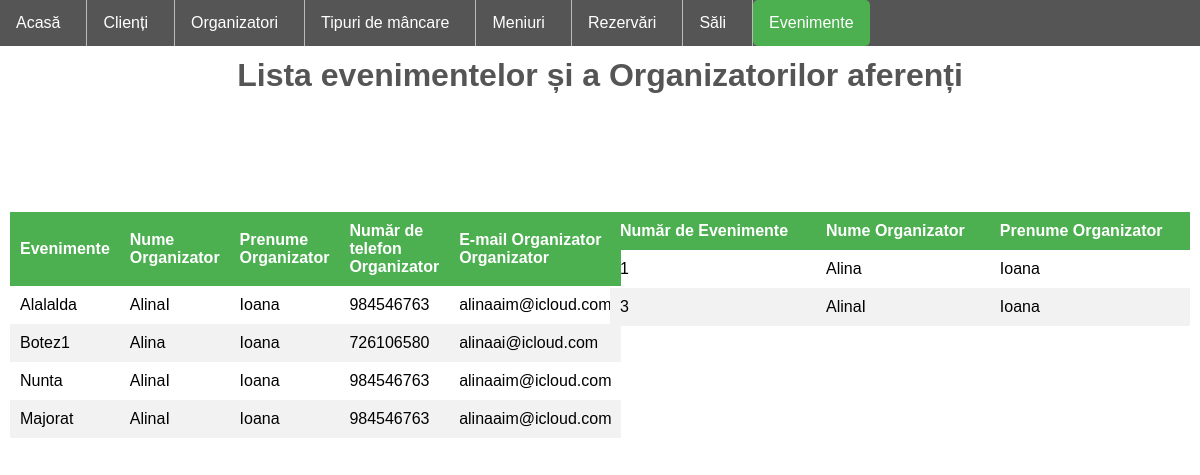
The page /PHP/join.php on the database its author committed.
### tables this page shows
CREATE TABLE `eveniment` (
  `idBallroom` int(11) NOT NULL,
  `Nume_Eveniment` varchar(255) NOT NULL,
  `idC` int(11) NOT NULL
);

CREATE TABLE `contact` (
  `idC` int(11) NOT NULL,
  `numec` varchar(255) NOT NULL,
  `prenumec` varchar(255) NOT NULL,
  `telefonc` int(11) NOT NULL,
  `emailc` varchar(255) NOT NULL
);

### PHP/join.php (the view, shortened to what this page needs)
<?php
	$conn = new mysqli('localhost', 'root', '', 'ballroom');
?>
<!DOCTYPE html>
<html>
<head>
	<link rel="stylesheet" type="text/css">
</head>
<body>
	<ul class="a">
  		<li><a href="home.php">Acasă</a></li>
  		<li><a href="clienti.php">Clienți</a></li>
  		<li><a href="organizatori.php">Organizatori</a></li>
  		<li><a href="mancare.php">Tipuri de mâncare</a></li>
  		<li class="a"><a href="meniuri.php">Meniuri</a></li>
  		<li class="a"><a href="rezervari.php">Rezervări</a></li>
  		<li class="a"><a href="sali.php">Săli</a></li>
  		<li class="a"><a class ="active" href="evenimente.php">Evenimente</a></li>
	</ul>
	<br>
	<br>
	<h1>Lista evenimentelor și a Organizatorilor aferenți</h1>
	<p>
	<br><br><br>
	<div class="row">
		<div class="column">
		<table class ="table">
			<thead>
				<tr>
					<th>Evenimente</th>
					<th>Nume Organizator</th>
					<th>Prenume Organizator</th>
					<th>Număr de telefon Organizator</th>
					<th>E-mail Organizator Organizator</th>
				</tr>
			</thead>
	<?php
		$sql = "SELECT * from contact INNER JOiN eveniment ON contact.idC = eveniment.idC";
		$result = mysqli_query($conn, $sql);
		while($row= mysqli_fetch_assoc($result)):?>
				<tr>
					<td><?php echo $row['Nume_Eveniment'] ?></td>
					<td><?php echo $row['numec']; ?></td>
					<td><?php echo $row['prenumec']; ?></td>
					<td><?php echo $row['telefonc']; ?></td>
					<td><?php echo $row['emailc']; ?> </td>
				</tr>
		<?php endwhile; ?>
		</table>
	</div>
		<div class = "column">
		<table class ="table">
			<thead>
				<tr>
					<th>Număr de Evenimente</th>
					<th>Nume Organizator</th>
					<th>Prenume Organizator</th>
				</tr>
			</thead>
	<?php
		$sql = "SELECT * ,(SELECT COUNT(*) FROM eveniment WHERE eveniment.idC=contact.idC) as nr_e FROM contact";
		$result = mysqli_query($conn, $sql);
		while($row= mysqli_fetch_assoc($result)):?>
				<tr>
					<td><?php echo $row['nr_e']; ?></td>
					<td><?php echo $row['numec']; ?></td>
					<td><?php echo $row['prenumec']; ?></td>
				</tr>
		<?php endwhile; ?>
		</table>
	</div>
	</div>
</p>
</body>
</html>

### PHP/join.php (style rules this page uses)
* { box-sizing: border-box; font-family: sans-serif; -webkit-font-smoothing: antialiased; -moz-osx-font-smoothing: grayscale; }
body { margin: 0; background-repeat: no-repeat; background-attachment: fixed; background-size: auto; background-position: left bottom; display: flex; justify-content: top; height: 100vh; flex-direction: column; }
ul.a { list-style-type: none; margin: 0; padding: 0; overflow: hidden; background-color: #555; position: fixed; width: 100%; }
li { float: left; border-right: 1px solid #bbb; }
li:last-child { border-right: none; }
li a, .dropbtn { display: inline-block; color: white; text-align: center; padding: 14px 16px; text-decoration: none; }
.active { background-color: #4CAF50; }
a { float:right; background: #555; padding: 10px 15px; color: #fff; border-radius: 5px; margin-right: 10px; border: none; text-decoration: none; }
h1 { text-align: center; color: #555; }
table { border-collapse: collapse; width: 100%; }
th, td { text-align: left; padding: 10px; }
tr:nth-child(even) { background-color: #f2f2f2 }
th { background-color: #4CAF50; color: white; }
.row:after { content: ""; display: table; clear: both; }
.column { float: left; width: 50%; padding: 10px; }

### rows shown on the page
eveniment: Nume_Eveniment "Alalalda", idC.numec "AlinaI", idC.prenumec "Ioana", idC.telefonc "984546763", idC.emailc "alinaaim@icloud.com"
eveniment: Nume_Eveniment "Botez1", idC.numec "Alina", idC.prenumec "Ioana", idC.telefonc "726106580", idC.emailc "alinaai@icloud.com"
eveniment: Nume_Eveniment "Nunta", idC.numec "AlinaI", idC.prenumec "Ioana", idC.telefonc "984546763", idC.emailc "alinaaim@icloud.com"
eveniment: Nume_Eveniment "Majorat", idC.numec "AlinaI", idC.prenumec "Ioana", idC.telefonc "984546763", idC.emailc "alinaaim@icloud.com"
contact: nr_e "1", numec "Alina", prenumec "Ioana"
contact: nr_e "3", numec "AlinaI", prenumec "Ioana"
